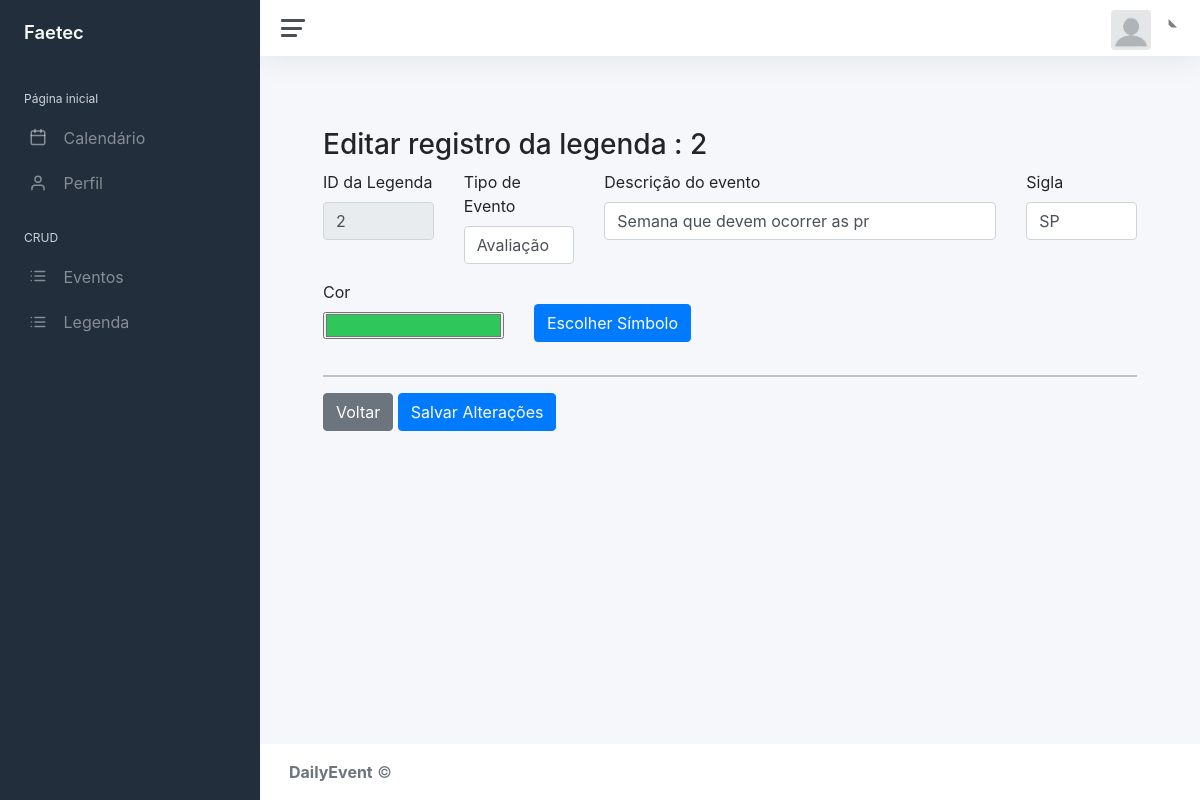
/static/dash.php?page=edit_leg&id_leg=2, run on an earlier commit of the app's database.
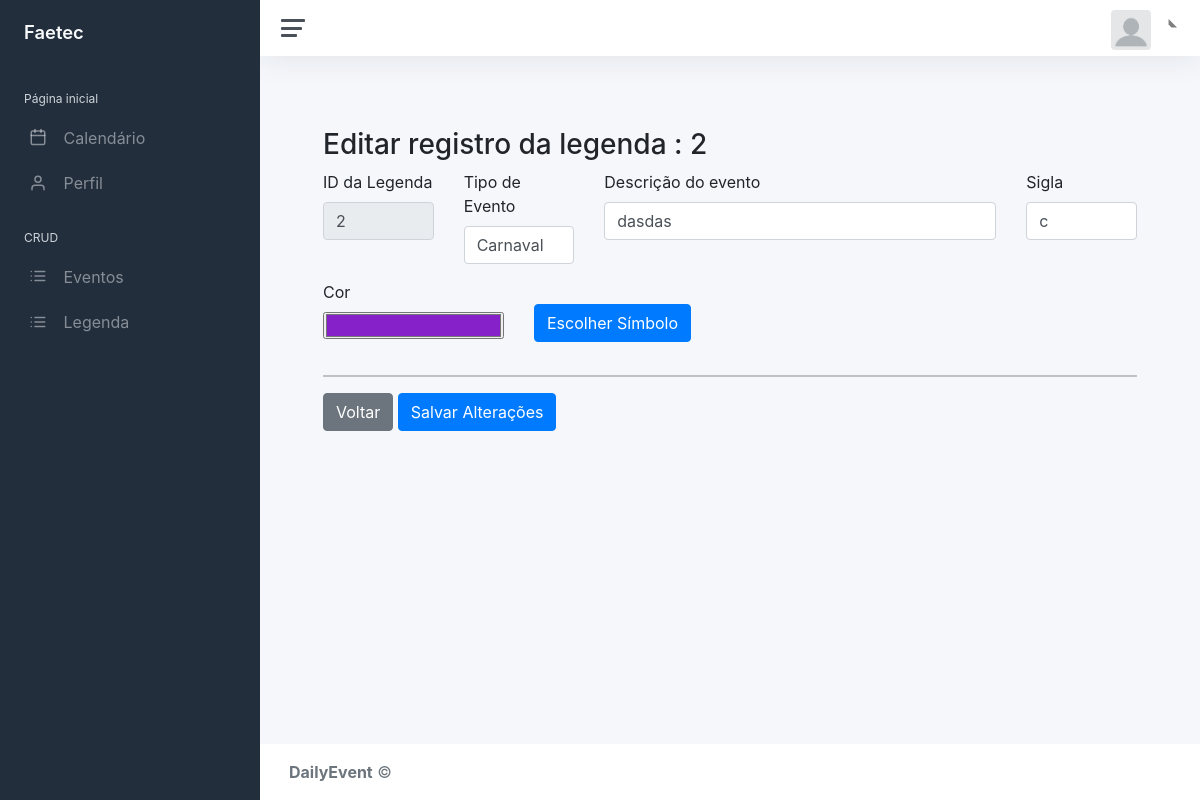
And on a later commit of the database.
### tables this page shows
CREATE TABLE IF NOT EXISTS `legenda` (
  `id_leg` int(11) NOT NULL AUTO_INCREMENT,
  `tipo_evento` varchar(15) DEFAULT NULL,
  `desc_leg` varchar(100) DEFAULT NULL,
  `simbolo_leg` varchar(100) DEFAULT NULL,
  `sigla_leg` varchar(4) DEFAULT NULL,
  `cor_leg` varchar(9) DEFAULT NULL,
  PRIMARY KEY (`id_leg`)
);

### static/contents/legenda/edit_leg.php (the view, shortened to what this page needs)
<?php
	$id_leg = (int) $_GET['id_leg'];
	$sql = mysqli_query($con, "select * from legenda where id_leg = '".$id_leg."';");
	$row = mysqli_fetch_array($sql);
?>
<div id="main" class="container-fluid">
	<br><h3 class="page-header">Editar registro da legenda : <?php echo $id_leg;?></h3>
	<form action="?page=atualiza_leg&id_leg=<?php echo $row['id_leg']; ?>" method="post">
	<div class="row">
		<div class="form-group col-md-2">
			<label for="id_leg">ID da Legenda</label>
			<input type="text" class="form-control" name="id_leg" value="<?php echo $row["id_leg"];?>" readonly>
		</div>
		<div class="form-group col-md-2">
			<label for="id_calendario">Tipo de Evento</label>
			<input type="text" name="tipo_evento" class="form-control" id="tipo_evento" value="<?php echo $row["tipo_evento"];?>">
		</div>
		<div class="form-group col-md-6">
			<label for="desc_leg">Descrição do evento</label>
			<input type="text" name="desc_leg" class="form-control" id="desc_leg" value="<?php echo $row["desc_leg"];?>">
		</div>
		<div class="form-group col-md-2">
			<label for="sigla_leg">Sigla</label><br>
			<input type="text" name="sigla_leg" class="form-control" id="sigla_leg" value="<?php echo $row["sigla_leg"];?>">
		</div>
	</div>
	<div class="row">
		<div class="form-group col-md-3">
			<label for="cor_leg">Cor</label><br>
			<input type="color" name="cor_leg" style="width:100%" id="cor_leg" value="<?php echo $row["cor_leg"];?>">
		</div>
			<div class="form-group col-md-2">
				<br>
				<button type="button" class="btn btn-primary" data-toggle="modal" data-target="#modal">
  					Escolher Símbolo
				</button>
			</div>
	</div>
	<hr/>
		<div id="actions" class="row">
			<div class="col-md-12">
				<a href="?page=lista_leg" class="btn btn-secondary">Voltar</a>
				<button type="submit" class="btn btn-primary ">Salvar Alterações</button>
			</div>
		</div>
	</div>

What changed in the data, as far as the page shows it:
changed legenda id 2: tipo_evento "Avaliação" → "Carnaval"; desc_leg "Semana que devem ocorrer as pr" → "dasdas"; sigla_leg "SP" → "c"; cor_leg "#2fc65c" → "#8621ca"
